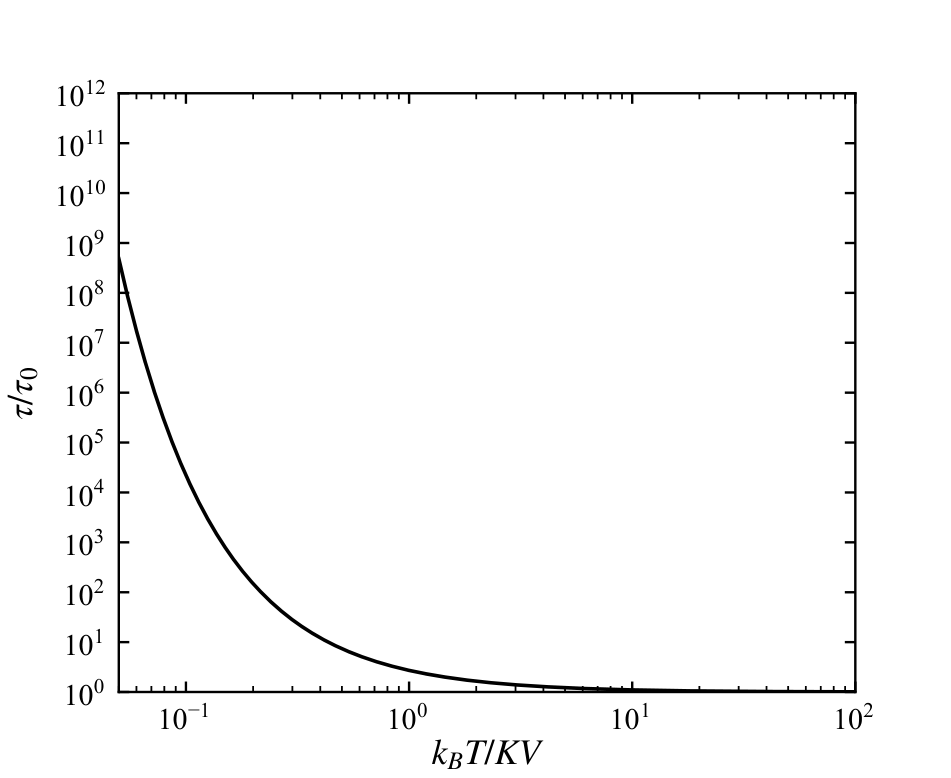

Generate this figure with Python:
# -*- coding: utf-8 -*-
# 图 8.6 Néel 弛豫时间 tau/tau0 = exp(KV/kBT)：双对数理论曲线（式 8.1）
import sys
sys.path.insert(0, r'E:\AI整理书籍\磁学\book\fig_src')
import numpy as np
import matplotlib.pyplot as plt
from mplstyle import new_fig, save_fig

fig, ax = new_fig(4.4, 3.6)

x = np.logspace(np.log10(0.05), 2, 500)
ax.loglog(x, np.exp(1.0 / x), 'k-', lw=1.2)

ax.set_xlim(0.05, 100)
ax.set_ylim(1, 1e12)
ax.set_xticks([0.1, 1, 10, 100])
ax.set_yticks(10.0 ** np.arange(0, 13))
ax.set_xlabel(r'$k_BT/KV$', fontsize=12, labelpad=1)
ax.set_ylabel(r'$\tau/\tau_0$', fontsize=12)

save_fig(fig, 'ch8', 'fig8_06')
